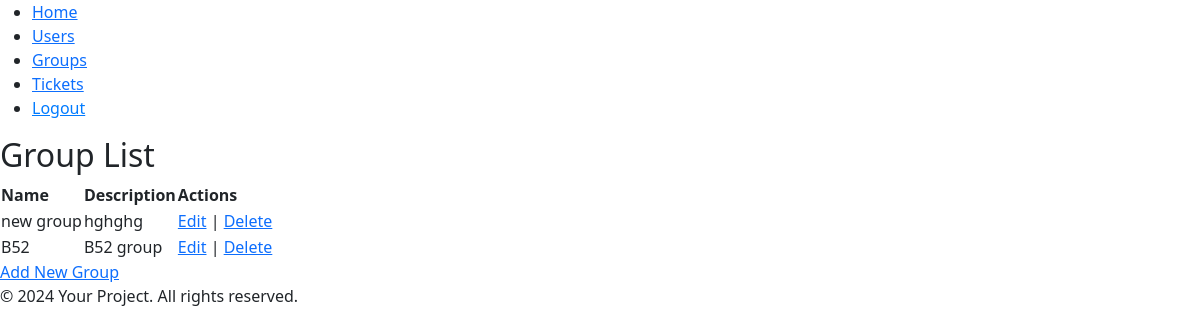
The page /groups/ (signed in) on the database as committed earlier.
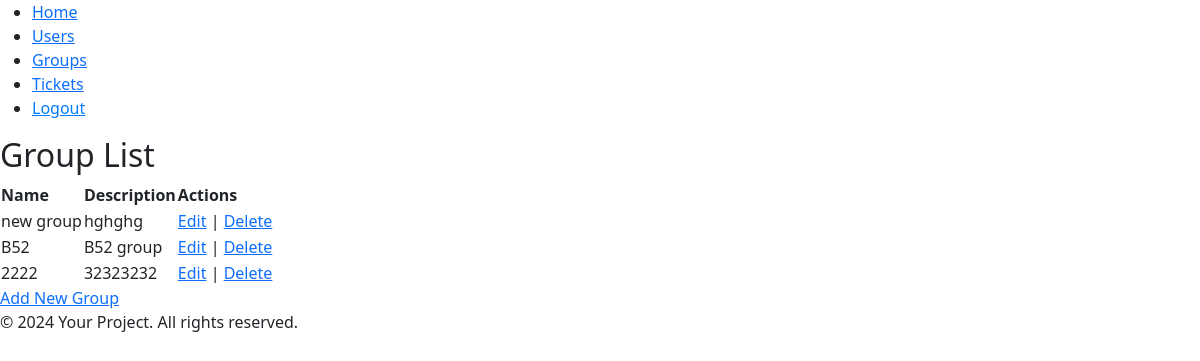
The same page on the database as committed later.
### main/models.py (models this page shows, shortened)
class Group(models.Model):
    name = models.CharField(max_length=100)
    description = models.TextField()

### main/views.py (the view)
# urls.py: path('groups/', views.group_list, name='group_list'),
@login_required
@user_passes_test(user_is_admin)
def group_list(request):
    groups = Group.objects.all()
    return render(request, 'groups/groups_list.html', {'groups': groups})

### main/views.py (called while the page is built)
def user_is_admin(user):
    return user.role == 'Admin'

### main/templates/groups/groups_list.html (shortened to what this page needs)
{% extends 'base.html' %}
{% block content %}
<h2>Group List</h2>
<table>
    <tr>
        <th>Name</th>
        <th>Description</th>
        <th>Actions</th>
    </tr>
    {% for group in groups %}
    <tr>
        <td>{{ group.name }}</td>
        <td>{{ group.description }}</td>
        <td>
            <a href="{% url 'group_update' group.id %}">Edit</a> |
            <a href="{% url 'group_delete' group.id %}">Delete</a>
        </td>
    </tr>
    {% endfor %}
</table>
<a href="{% url 'group_create' %}">Add New Group</a>
{% endblock %}

Rows that differ between the two databases and show on the page:
added Group: name "2222", description "32323232"
